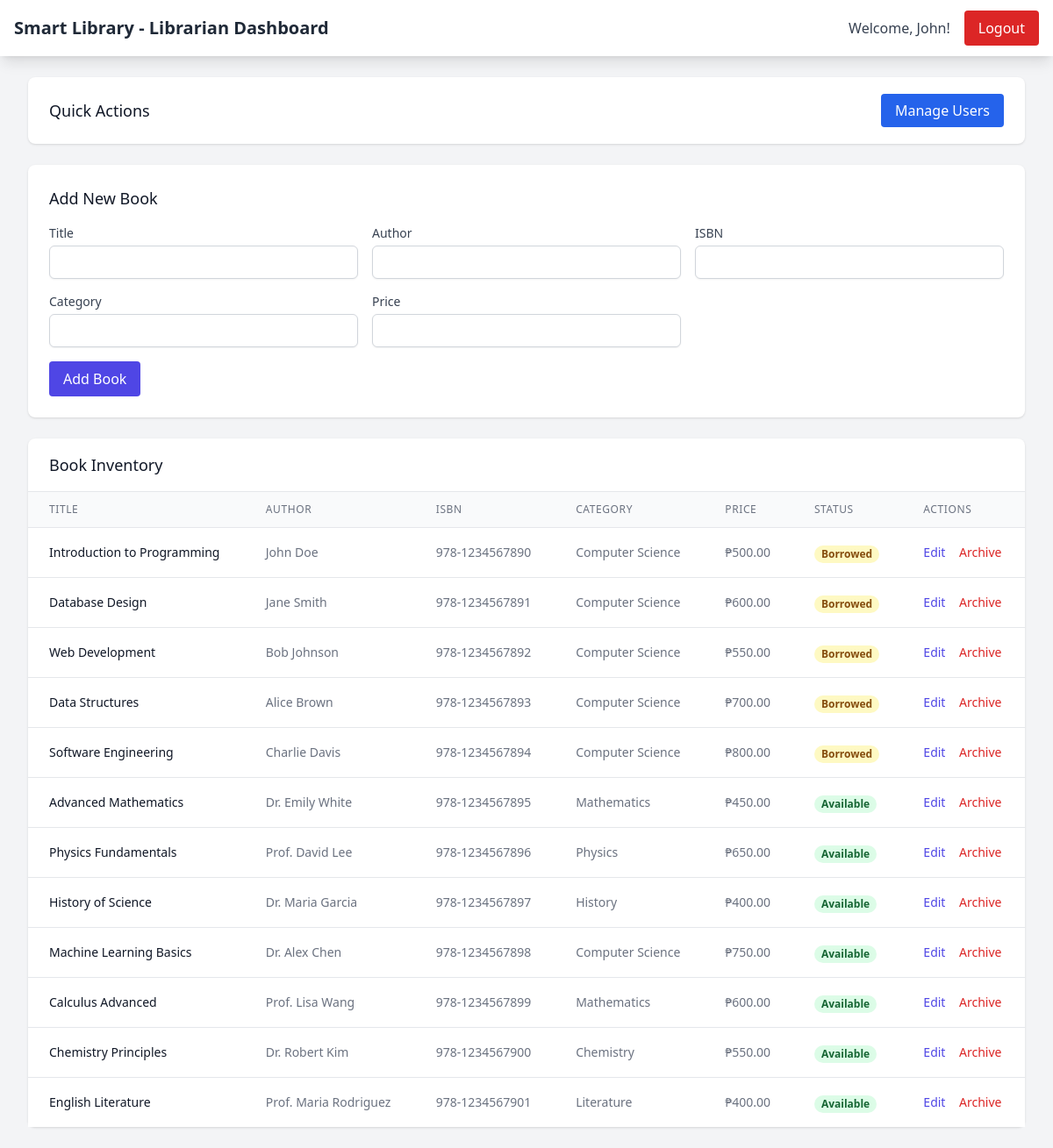
Page /librarian/dashboard.php (signed in) on the committed database.
### tables this page shows
CREATE TABLE books (
    id INT AUTO_INCREMENT PRIMARY KEY,
    title VARCHAR(255) NOT NULL,
    author VARCHAR(255) NOT NULL,
    isbn VARCHAR(20) UNIQUE NULL,
    category VARCHAR(100),
    price DECIMAL(10,2) DEFAULT 0.00,
    status ENUM('available', 'borrowed', 'reserved', 'archived') DEFAULT 'available',
    created_at TIMESTAMP DEFAULT CURRENT_TIMESTAMP,
    updated_at TIMESTAMP DEFAULT CURRENT_TIMESTAMP ON UPDATE CURRENT_TIMESTAMP
);

### classes/BookManager.php (called while the page is built, shortened)
<?php
require_once __DIR__ . '/Book.php';
class BookManager {
    private $db;
    public function __construct($db = null) {
        if ($db === null) {
            $database = new Database();
            $this->db = $database->getConnection();
        } else {
            $this->db = $db;
        }
    }
    public function getAllBooks($status = null) {
        return Book::getAll($this->db, $status);
    }
}
?>

### classes/Book.php (called while the page is built, shortened)
<?php
class Book {
    public static function getAll($db, $status = null, $orderBy = 'created_at DESC') {
        $query = "SELECT * FROM books";
        $params = [];
        $query .= " ORDER BY " . $orderBy;
        $stmt = $db->prepare($query);
        $stmt->execute($params);
        return $stmt->fetchAll(PDO::FETCH_ASSOC);
    }
}
?>

### librarian/dashboard.php (the view, shortened to what this page needs)
<?php
require_once '../classes/BookManager.php';
$database = new Database();
$db = $database->getConnection();
$bookManager = new BookManager($db);
$books = $bookManager->getAllBooks();
?>
<!DOCTYPE html>
<html lang="en">
<head>
    <script src="https://cdn.tailwindcss.com"></script>
    <link href="https://cdn.jsdelivr.net/npm/flowbite@2.2.1/dist/flowbite.min.css" rel="stylesheet" />
</head>
<body class="bg-gray-100">
    <nav class="bg-white shadow-lg">
        <div class="max-w-7xl mx-auto px-4">
            <div class="flex justify-between h-16">
                <div class="flex items-center">
                    <h1 class="text-xl font-semibold text-gray-800">Smart Library - Librarian Dashboard</h1>
                </div>
                <div class="flex items-center space-x-4">
                    <span class="text-gray-700">Welcome, <?php echo htmlspecialchars($_SESSION['first_name']); ?>!</span>
                    <a href="../logout.php" class="bg-red-600 text-white px-4 py-2 rounded hover:bg-red-700">Logout</a>
                </div>
            </div>
        </div>
    </nav>
    <div class="max-w-7xl mx-auto py-6 sm:px-6 lg:px-8">
        <div class="bg-white shadow rounded-lg p-6 mb-6">
            <div class="flex justify-between items-center">
                <h2 class="text-lg font-medium text-gray-900">Quick Actions</h2>
                <div class="space-x-4">
                    <a href="../admin/user_management.php" class="bg-blue-600 text-white px-4 py-2 rounded hover:bg-blue-700">
                        Manage Users
                    </a>
                </div>
            </div>
        </div>
        <div class="bg-white shadow rounded-lg p-6 mb-6">
            <h2 class="text-lg font-medium text-gray-900 mb-4">Add New Book</h2>
            <form method="POST" class="grid grid-cols-1 gap-4 sm:grid-cols-3">
                <div>
                    <label for="title" class="block text-sm font-medium text-gray-700">Title</label>
                    <input type="text" name="title" id="title" required
                           class="mt-1 block w-full border-gray-300 rounded-md shadow-sm focus:ring-indigo-500 focus:border-indigo-500 sm:text-sm">
                </div>
                <div>
                    <label for="author" class="block text-sm font-medium text-gray-700">Author</label>
                    <input type="text" name="author" id="author" required
                           class="mt-1 block w-full border-gray-300 rounded-md shadow-sm focus:ring-indigo-500 focus:border-indigo-500 sm:text-sm">
                </div>
                <div>
                    <label for="isbn" class="block text-sm font-medium text-gray-700">ISBN</label>
                    <input type="text" name="isbn" id="isbn"
                           class="mt-1 block w-full border-gray-300 rounded-md shadow-sm focus:ring-indigo-500 focus:border-indigo-500 sm:text-sm">
                </div>
                <div>
                    <label for="category" class="block text-sm font-medium text-gray-700">Category</label>
                    <input type="text" name="category" id="category"
                           class="mt-1 block w-full border-gray-300 rounded-md shadow-sm focus:ring-indigo-500 focus:border-indigo-500 sm:text-sm">
                </div>
                <div>
                    <label for="price" class="block text-sm font-medium text-gray-700">Price</label>
                    <input type="number" step="0.01" min="0" name="price" id="price"
                           class="mt-1 block w-full border-gray-300 rounded-md shadow-sm focus:ring-indigo-500 focus:border-indigo-500 sm:text-sm">
                </div>
                <div class="sm:col-span-3">
                    <button type="submit" class="bg-indigo-600 text-white px-4 py-2 rounded hover:bg-indigo-700">
                        Add Book
                    </button>
                </div>
            </form>
        </div>
        <div class="bg-white shadow rounded-lg">
            <div class="px-6 py-4 border-b border-gray-200">
                <h2 class="text-lg font-medium text-gray-900">Book Inventory</h2>
            </div>
            <div class="overflow-x-auto">
                <table class="min-w-full divide-y divide-gray-200">
                    <thead class="bg-gray-50">
                        <tr>
                            <th class="px-6 py-3 text-left text-xs font-medium text-gray-500 uppercase tracking-wider">Title</th>
                            <th class="px-6 py-3 text-left text-xs font-medium text-gray-500 uppercase tracking-wider">Author</th>
                            <th class="px-6 py-3 text-left text-xs font-medium text-gray-500 uppercase tracking-wider">ISBN</th>
                            <th class="px-6 py-3 text-left text-xs font-medium text-gray-500 uppercase tracking-wider">Category</th>
                            <th class="px-6 py-3 text-left text-xs font-medium text-gray-500 uppercase tracking-wider">Price</th>
                            <th class="px-6 py-3 text-left text-xs font-medium text-gray-500 uppercase tracking-wider">Status</th>
                            <th class="px-6 py-3 text-left text-xs font-medium text-gray-500 uppercase tracking-wider">Actions</th>
                        </tr>
                    </thead>
                    <tbody class="bg-white divide-y divide-gray-200">
                        <?php foreach ($books as $book): ?>
                        <tr>
                            <td class="px-6 py-4 whitespace-nowrap text-sm font-medium text-gray-900">
                                <?php echo htmlspecialchars($book['title']); ?>
                            </td>
                            <td class="px-6 py-4 whitespace-nowrap text-sm text-gray-500">
                                <?php echo htmlspecialchars($book['author']); ?>
                            </td>
                            <td class="px-6 py-4 whitespace-nowrap text-sm text-gray-500">
                                <?php echo htmlspecialchars($book['isbn']); ?>
                            </td>
                            <td class="px-6 py-4 whitespace-nowrap text-sm text-gray-500">
                                <?php echo htmlspecialchars($book['category']); ?>
                            </td>
                            <td class="px-6 py-4 whitespace-nowrap text-sm text-gray-500">
                                <?php echo $book['price'] !== null ? '₱' . number_format((float)$book['price'], 2) : '—'; ?>
                            </td>
                            <td class="px-6 py-4 whitespace-nowrap">
                                <span class="px-2 inline-flex text-xs leading-5 font-semibold rounded-full
                                    <?php
                                        $statusClass = 'bg-blue-100 text-blue-800';
                                        if ($book['status'] === 'available') { $statusClass = 'bg-green-100 text-green-800'; }
                                        elseif ($book['status'] === 'borrowed') { $statusClass = 'bg-yellow-100 text-yellow-800'; }
                                        elseif ($book['status'] === 'archived') { $statusClass = 'bg-gray-200 text-gray-700'; }
                                        echo $statusClass;
                                    ?>">
                                    <?php echo ucfirst($book['status']); ?>
                                </span>
                            </td>
                            <td class="px-6 py-4 whitespace-nowrap text-sm font-medium">
                                <button onclick="editBook(<?php echo $book['id']; ?>, '<?php echo htmlspecialchars($book['title']); ?>', '<?php echo htmlspecialchars($book['author']); ?>', '<?php echo htmlspecialchars($book['isbn']); ?>', '<?php echo htmlspecialchars($book['category']); ?>', '<?php echo htmlspecialchars($book['price']); ?>')"
                                        class="text-indigo-600 hover:text-indigo-900 mr-3">Edit</button>
                                <?php if ($book['status'] !== 'archived'): ?>
                                <form method="POST" class="inline">
                                    <button type="submit" class="text-red-600 hover:text-red-900">Archive</button>
                                </form>
                                <?php endif; ?>
                            </td>
                        </tr>
                        <?php endforeach; ?>
                    </tbody>
                </table>
            </div>
        </div>
    </div>
</body>
</html>

### rows in the picture
books: title "Introduction to Programming", author "John Doe", isbn "978-1234567890", category "Computer Science", price "500.00", status "Borrowed"
books: title "Database Design", author "Jane Smith", isbn "978-1234567891", category "Computer Science", price "600.00", status "Borrowed"
books: title "Web Development", author "Bob Johnson", isbn "978-1234567892", category "Computer Science", price "550.00", status "Borrowed"
books: title "Data Structures", author "Alice Brown", isbn "978-1234567893", category "Computer Science", price "700.00", status "Borrowed"
books: title "Software Engineering", author "Charlie Davis", isbn "978-1234567894", category "Computer Science", price "800.00", status "Borrowed"
books: title "Advanced Mathematics", author "Dr. Emily White", isbn "978-1234567895", category "Mathematics", price "450.00", status "Available"
books: title "Physics Fundamentals", author "Prof. David Lee", isbn "978-1234567896", category "Physics", price "650.00", status "Available"
books: title "History of Science", author "Dr. Maria Garcia", isbn "978-1234567897", category "History", price "400.00", status "Available"
books: title "Machine Learning Basics", author "Dr. Alex Chen", isbn "978-1234567898", category "Computer Science", price "750.00", status "Available"
books: title "Calculus Advanced", author "Prof. Lisa Wang", isbn "978-1234567899", category "Mathematics", price "600.00", status "Available"
books: title "Chemistry Principles", author "Dr. Robert Kim", isbn "978-1234567900", category "Chemistry", price "550.00", status "Available"
books: title "English Literature", author "Prof. Maria Rodriguez", isbn "978-1234567901", category "Literature", price "400.00", status "Available"

### other values in the picture
$_SESSION['first_name'] "John"
